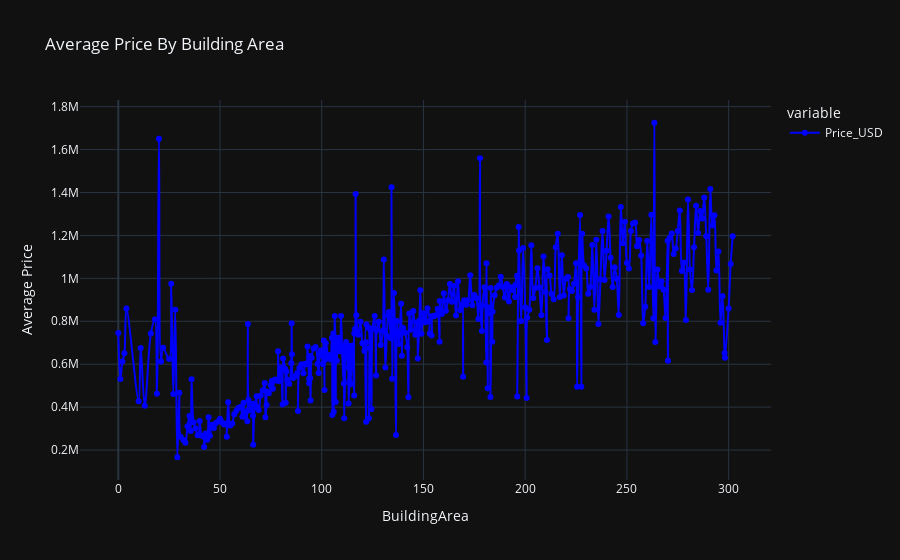

Here is the notebook cell this chart was saved with:
### Code cell
# ----------------------------------------------------------------------------------------------

# Visualise the relationship between 'BuildingArea' and 'Price_USD'
avg_price_building_area = df.groupby("BuildingArea")["Price_USD"].mean()
fig = px.line(
    avg_price_building_area,
    line_shape="spline",
    markers="*",
    template="plotly_dark",
    labels={"value": "Average Price"},
    color_discrete_sequence=["blue"],
    title="Average Price By Building Area",
)
fig.show()

### Figure 1 — Plotly figure (JSON) as saved in the notebook; plotly's stock layout.template omitted (floating-point values rounded to 4 significant figures; data arrays with more than 128 entries replaced by an {"elided": "..."} marker saying what was removed)
{"data": [{"hovertemplate": "variable=Price_USD<br>BuildingArea=%{x}<br>Average Price=%{y}<extra></extra>", "legendgroup": "Price_USD", "line": {"color": "blue", "dash": "solid", "shape": "spline"}, "marker": {"symbol": "circle"}, "mode": "lines+markers", "name": "Price_USD", "orientation": "v", "showlegend": true, "type": "scatter", "x": {"elided": "386 float values"}, "xaxis": "x", "y": {"elided": "386 float values"}, "yaxis": "y"}], "layout": {"legend": {"title": {"text": "variable"}, "tracegroupgap": 0}, "title": {"text": "Average Price By Building Area"}, "xaxis": {"anchor": "y", "domain": [0, 1], "title": {"text": "BuildingArea"}}, "yaxis": {"anchor": "x", "domain": [0, 1], "title": {"text": "Average Price"}}}}
